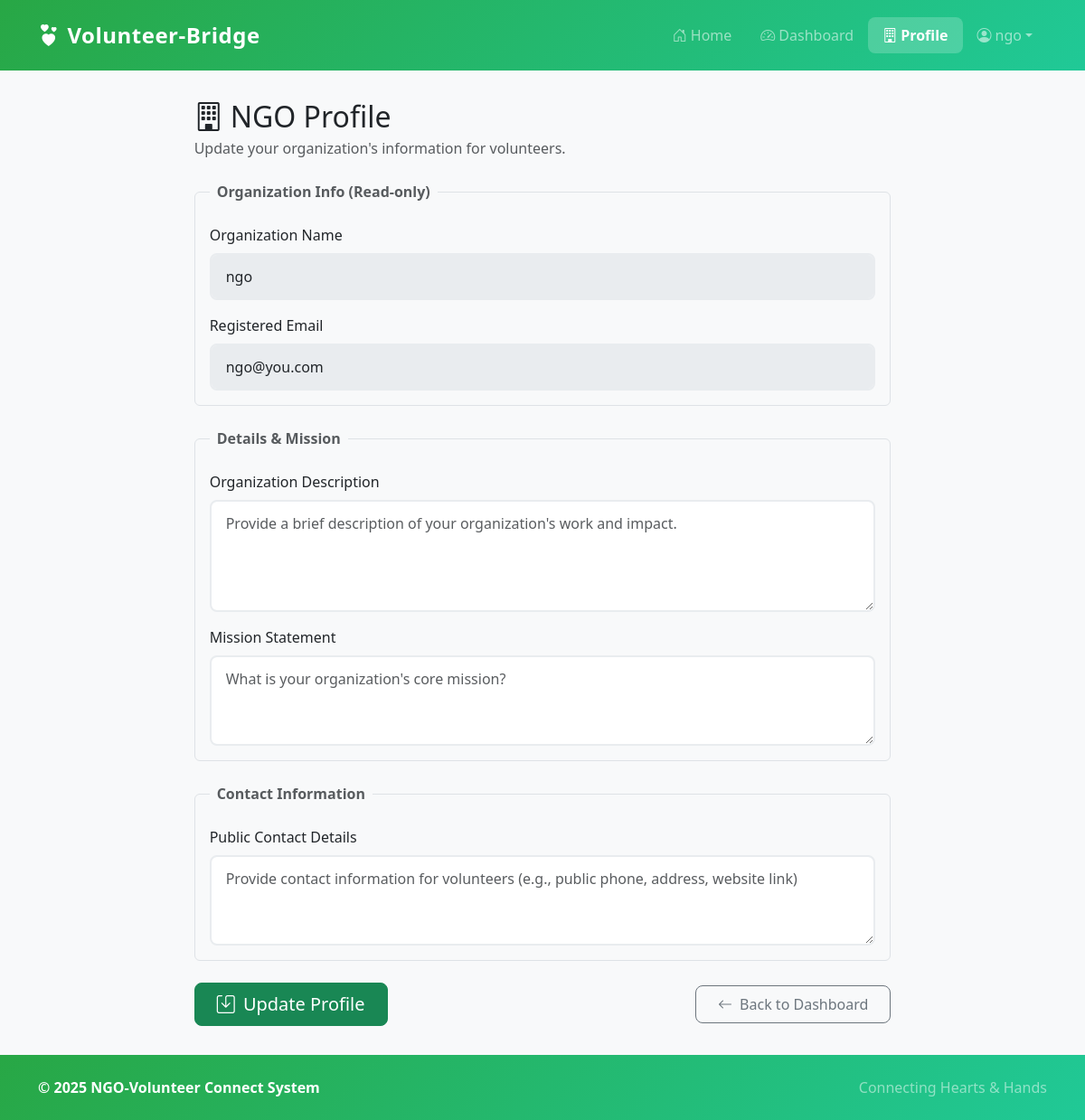
/ngo/profile (signed in), run on the app's committed database.
### tables this page shows
CREATE TABLE ngos (
        id INTEGER PRIMARY KEY AUTOINCREMENT,
        name TEXT NOT NULL,
        email TEXT NOT NULL UNIQUE,
        password TEXT NOT NULL,
        description TEXT,
        mission TEXT,
        contact TEXT
    );

### app.py (the view, shortened to what this page needs)
@app.route('/ngo/profile', methods=['GET', 'POST'])
@login_required
def ngo_profile():
    if session.get('user_type') != 'ngo':
        flash('Access denied.', 'danger')
        return redirect(url_for('home'))
    ngo_id = session.get('user_id')
    conn = sqlite3.connect('database/ngo_volunteer.db')
    conn.row_factory = sqlite3.Row
    cursor = conn.cursor()
    cursor.execute('SELECT * FROM ngos WHERE id = ?', (ngo_id,))
    ngo = cursor.fetchone()
    conn.close()
    if not ngo:
        flash('NGO profile not found.', 'danger')
        return redirect(url_for('ngo_dashboard'))
    return render_template('ngo_profile.html', ngo=ngo)

### app.py (called while the page is built)
@app.context_processor
def inject_now():
    return {'now': datetime.datetime.utcnow()}

def login_required(f):
    @wraps(f)
    def decorated_function(*args, **kwargs):
        if 'user_id' not in session:
            flash('Please log in to access this page.', 'warning')
            return redirect(url_for('login'))
        return f(*args, **kwargs)
    return decorated_function

### templates/ngo_profile.html (shortened to what this page needs)
{% extends 'base.html' %}
{% block content %}
<div class="row justify-content-center">
    <div class="col-md-9 col-lg-8">
        <div class="form-container">
            <h2 class="mb-1"><i class="bi bi-building me-2"></i>NGO Profile</h2>
            <p class="text-muted mb-4">Update your organization's information for volunteers.</p>
            <form method="post">
                <fieldset class="mb-4 p-3 border rounded">
                    <legend class="fs-6 fw-semibold text-muted float-none w-auto px-2">Organization Info (Read-only)</legend>
                     <div class="mb-3">
                        <label for="name" class="form-label">Organization Name</label>
                        <input type="text" id="name" class="form-control" value="{{ ngo.name }}" readonly disabled>
                    </div>
                     <div class="mb-0">
                        <label for="email" class="form-label">Registered Email</label>
                        <input type="email" id="email" class="form-control" value="{{ ngo.email }}" readonly disabled>
                    </div>
                </fieldset>
                <fieldset class="mb-4 p-3 border rounded">
                     <legend class="fs-6 fw-semibold text-muted float-none w-auto px-2">Details & Mission</legend>
                     <div class="mb-3">
                        <label for="description" class="form-label">Organization Description</label>
                        <textarea class="form-control" id="description" name="description" rows="4" placeholder="Provide a brief description of your organization's work and impact.">{{ ngo.description or '' }}</textarea>
                    </div>
                    <div class="mb-0">
                        <label for="mission" class="form-label">Mission Statement</label>
                        <textarea class="form-control" id="mission" name="mission" rows="3" placeholder="What is your organization's core mission?">{{ ngo.mission or '' }}</textarea>
                    </div>
                </fieldset>
                <fieldset class="mb-4 p-3 border rounded">
                    <legend class="fs-6 fw-semibold text-muted float-none w-auto px-2">Contact Information</legend>
                     <div class="mb-0">
                        <label for="contact" class="form-label">Public Contact Details</label>
                        <textarea class="form-control" id="contact" name="contact" rows="3" placeholder="Provide contact information for volunteers (e.g., public phone, address, website link)">{{ ngo.contact or '' }}</textarea>
                    </div>
                </fieldset>
                <div class="d-flex justify-content-between align-items-center mt-4">
                    <button type="submit" class="btn btn-success btn-lg"><i class="bi bi-save me-1"></i> Update Profile</button>
                    <a href="{{ url_for('ngo_dashboard') }}" class="btn btn-outline-secondary"><i class="bi bi-arrow-left me-1"></i> Back to Dashboard</a>
                </div>
            </form>
        </div>
    </div>
</div>
{% endblock %}

### templates/base.html (shortened to what this page needs)
<!doctype html>
<html lang="en">
<head>
    <link href="https://cdn.jsdelivr.net/npm/bootstrap@5.3.2/dist/css/bootstrap.min.css" rel="stylesheet">
    <link rel="stylesheet" href="https://cdn.jsdelivr.net/npm/bootstrap-icons@1.11.1/font/bootstrap-icons.css">
    <link href="https://unpkg.com/aos@2.3.1/dist/aos.css" rel="stylesheet">
</head>
<body>
    <nav class="navbar navbar-expand-lg navbar-dark sticky-top">
        <div class="container">
            <a class="navbar-brand" href="{{ url_for('home') }}">
                <i class="bi bi-hearts me-2"></i>Volunteer-Bridge
            </a>
            <div class="collapse navbar-collapse" id="navbarNav">
                <ul class="navbar-nav ms-auto mb-2 mb-lg-0 align-items-lg-center">
                    <li class="nav-item">
                        <a class="nav-link {% if request.endpoint == 'home' %}active{% endif %}" href="{{ url_for('home') }}">
                            <i class="bi bi-house-door me-1"></i>Home
                        </a>
                    </li>
                    {% if session.user_id %}
                        {% if session.user_type == 'ngo' %}
                            <li class="nav-item">
                                <a class="nav-link {% if request.endpoint == 'ngo_dashboard' %}active{% endif %}" href="{{ url_for('ngo_dashboard') }}">
                                    <i class="bi bi-speedometer2 me-1"></i>Dashboard
                                </a>
                            </li>
                            <li class="nav-item">
                                <a class="nav-link {% if request.endpoint == 'ngo_profile' %}active{% endif %}" href="{{ url_for('ngo_profile') }}">
                                    <i class="bi bi-building me-1"></i>Profile
                                </a>
                            </li>
                        {% endif %}
                        <li class="nav-item dropdown">
                            <a class="nav-link dropdown-toggle d-flex align-items-center" href="#" id="navbarUserDropdown" role="button" data-bs-toggle="dropdown">
                                <i class="bi bi-person-circle me-1"></i> {{ session.user_name }}
                            </a>
                        </li>
                    {% endif %}
                </ul>
            </div>
        </div>
    </nav>
    <main class="container container-main">
        {% block content %}{% endblock %}
    </main>
    <footer class="py-4">
        <div class="container">
            <div class="row align-items-center">
                <div class="col-md-6 text-center text-md-start">
                    <span class="fw-bold">© {{ now.year }} NGO-Volunteer Connect System</span>
                </div>
                <div class="col-md-6 text-center text-md-end">
                    <span class="text-white-50">Connecting Hearts & Hands</span>
                </div>
            </div>
        </div>
    </footer>
</body>
</html>

### templates/base.html (style rules this page uses)
:root { --primary-color: #28a745; --primary-dark: #1e7e34; --primary-light: #d4edda; --secondary-color: #6c757d; --accent-color: #20c997; --background-light: #f8f9fa; --text-dark: #212529; --text-light: #6c757d; }
body { min-height: 100vh; display: flex; flex-direction: column; background: var(--background-light); font-family: 'Segoe UI', system-ui, -apple-system, sans-serif; }
.navbar { background: linear-gradient(135deg, var(--primary-color), var(--accent-color)) !important; padding: 1rem 0; transition: all 0.3s ease; }
.navbar-brand { font-size: 1.5rem; font-weight: 700; letter-spacing: 0.5px; }
.nav-link { font-weight: 500; padding: 0.5rem 1rem !important; border-radius: 8px; transition: all 0.3s ease; }
.nav-link.active { background: rgba(255, 255, 255, 0.2); font-weight: 600; }
.btn { border-radius: 8px; padding: 0.5rem 1.5rem; font-weight: 500; transition: all 0.3s ease; }
.form-control { border-radius: 8px; padding: 0.75rem 1rem; border: 2px solid #e9ecef; transition: all 0.3s ease; }
footer { background: linear-gradient(135deg, var(--primary-color), var(--accent-color)) !important; color: white !important; padding: 2rem 0 !important; margin-top: auto; }
.fade-up { opacity: 0; transform: translateY(20px); transition: all 0.6s ease; }
.fade-up.active { opacity: 1; transform: translateY(0); }
.container-main { max-width: 1200px; margin: 0 auto; padding: 2rem 1rem; }

### data on the page
ngos: user_name "ngo", name "ngo", email "ngo@you.com"
